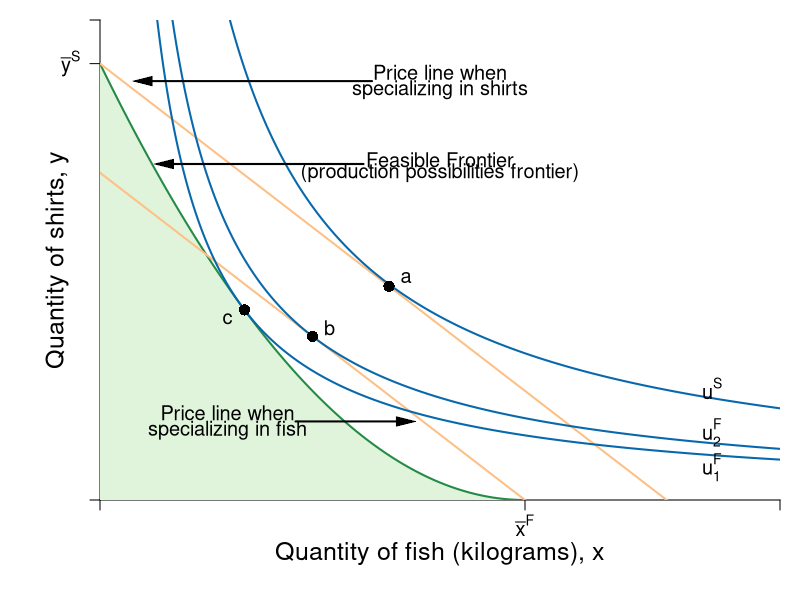

Write the R code that produced this figure.
#Graph Designer: Simon Halliday
#Authors: Bowles, Foley and Halliday
#Title: Coordination, Conflict and Competition: A Text in Microeconomics

require(shape)
pdf(file = "specprodexch/ppf_eos_indiff_poverty_trap.pdf", width = 9, height = 9)

#Set parameters for graphics
axislabelsize <- 1.5
labelsize <- 1.2
graphlinewidth <- 2
segmentlinewidth <- 1.5

COL <- c("#7fc97f", "#beaed4", "#fdc086", "#ffff99", "#386cb0", "#f0027f", "#bf5b17", "#666666")
COLA <- c("#e0f3db", "#99d8c9","#66c2a4","#41ae76", "#238b45", "#005824")
COLB <- c("#4eb3d3", "#2b8cbe", "#0868ac","#084081")

#Edited the margins to cater for the larger LHS labels
par(mar =  c(5, 5, 1, 1))

#Change this to make it log of l 

# ppf <- function(l, k = 0.5) {
#   k * (1/l)
# }

ppf <- function(fish, k = 10/25, alpha = 2, maxfish = 5) {
  k * (fish - maxfish)^alpha 
}
# 
# fishProd <- function(l, k = 0.5){
#   (-k)*l
# }
# 
# feasibleLabor <- function(l, time = 10){
#   -time - l
# }
# 
# manufactureProd <- function(l, k = 0.1, alpha = 2){
#   k * (-l)^alpha
# }

uFn <- function(x, y, alpha = 0.5){
  (x^alpha)*(y^(1-alpha))
}

budgetExchange <- function(x, yintercept = 12, slope = 1){
  yintercept - slope * x
}

xlims <- c(0, 8)
ylims <- c(0, 11)

npts <- 501 
x <- seq(xlims[1], xlims[2], length.out = npts)
y <- seq(ylims[1], ylims[2], length.out = npts) 
a <- c(uFn(1.7, ppf(1.7)), sqrt(9.375), 4.1)

plot(0, 0, xlim = xlims, ylim = ylims, type = "n",
     xlab = expression(paste("")),
     ylab = expression(paste("")), 
     xaxt = "n", 
     yaxt = "n", 
     cex.lab = axislabelsize, 
     bty = "n", 
     xaxs="i", 
     yaxs="i"
)

# ticksy <- seq(from = 0, to = ylims[2], by = 1)
# ylabels <- seq(from = 0, to = ylims[2], by = 1)
# ticksx <- seq(from = 0, to = xlims[2], by = 1)
# xlabels <- seq(from = 0, to = xlims[2], by = 1)
ticksy <- c(ylims[1], 10, ylims[2])
ylabels <- c(NA, expression(paste(bar(y)^S)) , NA)
ticksx <- c(xlims[1], 5,  xlims[2])
xlabels <- c(NA, expression(paste(bar(x)^F)), NA)


axis(1, at = ticksx, pos = 0, labels = xlabels, cex.axis = labelsize)
axis(2, at = ticksy, pos = 0, labels = ylabels, las = 1, cex.axis = labelsize)

npts <- 500 
xx1 <- seq(0, 5, length.out = npts)
xx2 <- seq(0, xlims[2], length.out = npts)
xx3 <- seq(xlims[1], 0, length.out = npts)
xx4 <- seq(-11, 0, length.out = npts)

#Draw the polygon for shading the feasible set
xpoly1 <- seq(from = 0, to = 5, length.out = 500)
ypoly1 <- ppf(xpoly1, k = 10/25, alpha = 2, maxfish = 5)
polygon(x = c(xpoly1, rev(xpoly1[1])), y = c(ypoly1, rev(ypoly1)[1]), col=COLA[1], density=NULL, border = NA)

#Draw the graphs
lines(xx1, ppf(xx1, k = 10/25, alpha = 2, maxfish = 5), col = COLA[5], lwd = graphlinewidth)
lines(xx2, budgetExchange(xx2,  yintercept = 10, slope = 1.5), col = COL[3], lwd = graphlinewidth)
lines(xx2, budgetExchange(xx2,  yintercept = 7.5, slope = 1.5), col = COL[3], lwd = graphlinewidth)
#lines(xx3, feasibleLabor(xx3, time = 10), col = COL[3], lwd = graphlinewidth)
#lines(xx4, manufactureProd(xx4, k = 0.1, alpha = 2), col = COLB[4], lwd = graphlinewidth)

#Label axes
mtext(expression(paste("Quantity of fish (kilograms), ", x)), side = 1, line = 2.5, cex = axislabelsize)
text(-0.5, 0.5*ylims[2], expression(paste("Quantity of shirts, ", y)), xpd = TRUE, cex = axislabelsize, srt = 90) 


contour(x, y, 
        outer(x, y, uFn),
        drawlabels = FALSE,
        col = COLB[3],
        lwd = graphlinewidth,
        levels = a, 
        xaxs="i", 
        yaxs="i", 
        add = TRUE)

#Label the indifference curves
# text(7.2, 0.2, expression(u[1]^A), cex = labelsize)
# text(7.2, 0.8, expression(u[2]^A), cex = labelsize)
text(7.2, 2.55, expression(u^S), cex = labelsize)
text(7.2, 1.55, expression(u[2]^F), cex = labelsize)
text(7.2, 0.75, expression(u[1]^F), cex = labelsize)

#Label point d
# text(1.65 + 0.2, ppf(fish = 1.65) +.2, expression(d), cex = labelsize)
# segments(1.65, 0, 1.65, ppf(fish = 1.65), lty = 2, col = "gray", lwd = segmentlinewidth)
# segments(0, ppf(fish = 1.65), 1.65, ppf(fish = 1.65, k = 10/25, alpha = 2, maxfish = 5), lty = 2, col = "gray", lwd = segmentlinewidth)
# points(1.65, ppf(fish = 1.65), pch = 16, col = "black", cex = 1.5)

#Label points A and B
text(3.4 + 0.2, budgetExchange(3.4,  yintercept = 10, slope = 1.5) +.2, expression(a), cex = labelsize)
# segments(3.4, 0, 3.4, budgetExchange(3.4,  yintercept = 10, slope = 1.5), lty = 2, col = "gray", lwd = segmentlinewidth)
# segments(0, budgetExchange(3.4,  yintercept = 10, slope = 1.5), 3.4, budgetExchange(3.4,  yintercept = 10, slope = 1.5), lty = 2, col = "gray", lwd = segmentlinewidth)
points(3.4, budgetExchange(3.4,  yintercept = 10, slope = 1.5), pch = 16, col = "black", cex = 1.5)
points(2.5,3.75, pch = 16, col = "black", cex = 1.5)
text(2.7, 3.95, expression(b), cex = labelsize)

points(1.7, ppf(1.7), pch = 16, col = "black", cex = 1.5)
text(1.7 - 0.2, ppf(1.7) - 0.2, expression(c), cex = labelsize)

#Label point s
# text(0.2, 10.2, expression(s), cex = labelsize)
# points(0.02, 10, pch = 16, col = "black", cex = 1.5)

#Label the feasible frontier
text(4, 7.8, expression("Feasible Frontier"), cex = labelsize )
text(4, 7.5, expression("(production possibilities frontier)"), cex = labelsize)
Arrows(3.1, 7.7, 0.75, 7.7, col = "black", lty = 1, lwd = 2, arr.type = "triangle", arr.lwd = 0.5)


#Label the exchange constraints
text(4, 9.8, expression("Price line when"), cex = labelsize)
text(4, 9.4, expression("specializing in shirts"), cex = labelsize)
Arrows(3.2, 9.6, 0.5, 9.6, col = "black", lty = 1, lwd = 2, arr.type = "triangle", arr.lwd = 0.5)


text(1.5, 2, expression("Price line when"), cex = labelsize)
text(1.5, 1.6, expression("specializing in fish"), cex = labelsize)
Arrows(2.3, 1.8, 3.6, 1.8, col = "black", lty = 1, lwd = 2, arr.type = "triangle", arr.lwd = 0.5)

#Label mrt = mrs
# text(5.5, 4.5, expression(paste(mrs(x,y) == mrt(x,y))), cex = labelsize)
# Arrows(4.5, 4.5, 1.9, 4.5, col = "black", lty = 1, lwd = 2, arr.type = "triangle", arr.lwd = 0.5)


dev.off()
